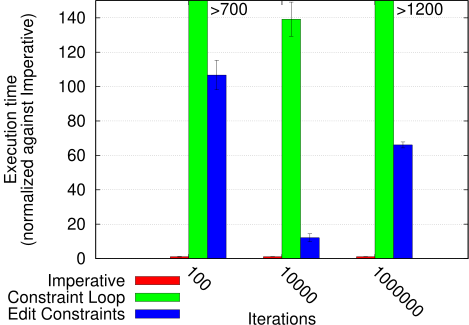

Write the gnuplot code that produced this figure.
reset
fontsize = 24
set term postscript enhanced eps fontsize
set output "| ps2pdf - - | pdfcrop - thermometer.pdf"
set style fill solid 1.00 border 0
set style histogram errorbars gap 2 lw 1
set style data histogram
set xtics rotate by -45
set grid ytics
set xlabel "Iterations"
set ylabel "Execution time\n(normalized against Imperative)"
set yrange [0:150]
set key at 0.01,-8

set label ">700" at 0.23,145
set label ">1200" at 2.23,145

set datafile separator ","
plot 'thermometer_normalized.dat' using 2:3:xtic(1) ti "Imperative" linecolor rgb "#FF0000", \
     '' using 4:5 ti "Constraint Loop" lt 1 lc rgb "#00FF00", \
     '' using 6:7 ti "Edit Constraints" lt 1 lc rgb "#0000FF"
